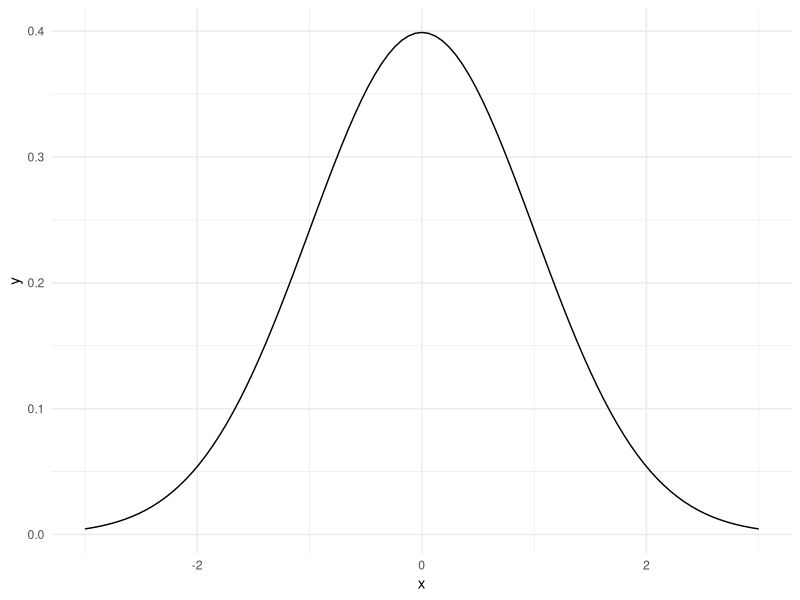
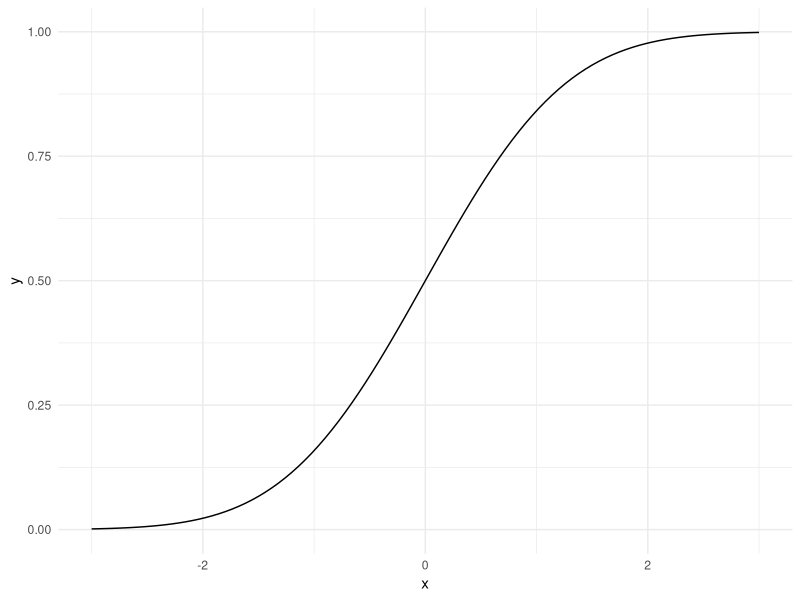

Write R code to recreate these figures, in order.
## ---- chunk 1
library(dplyr)
library(knitr)
library(kableExtra)
## ---- chunk 2

set.seed(9000) # Power level over 9000!
test_group <- c(rep("Fail", 1000), rep("Pass", 4000), rep("Pass+", 500))
test_group_mat <- model.matrix(~as.factor(test_group))
beta <- 
  (c(qlogis(.20), qlogis(.60) - qlogis(.20), qlogis(.80) - qlogis(.20))) |>
  as.matrix(ncol = 1)
hire_latent <- test_group_mat%*%beta 
hire_outcome <- rbinom(length(hire_latent), size = 1, prob = plogis(hire_latent))
hire_data <- 
  data.frame(
    TEST_OUTCOME = test_group,
    HIRE_OUTCOME = hire_outcome,
    HIRE_CATEGORY = dplyr::case_when(
      hire_outcome == 0 ~ "Turndown",
      TRUE ~ "Hire"
    )
  )

xtabs(~TEST_OUTCOME + HIRE_CATEGORY, hire_data) |> 
  prop.table() |> 
  round(3) |>
  kableExtra::kbl() |>
  kableExtra::kable_minimal()

## ---- chunk 3
xtabs(~TEST_OUTCOME + HIRE_CATEGORY, hire_data) |> 
  prop.table(1) |> 
  round(3) |>
  kableExtra::kbl(
    caption = "<em><strong>P(Selection Decision) given Assessment Outcome</strong></em>"
  ) |>
  kableExtra::kable_minimal()
## ---- chunk 4
xtabs(~TEST_OUTCOME + HIRE_CATEGORY, hire_data) |> 
  prop.table(2) |> 
  round(3) |>
  kableExtra::kbl(
    caption = "<em><strong>P(Assessment Outcome) given Selection Decision</strong></em>"
  ) |>
  kableExtra::kable_minimal()
## ---- chunk 5
ggplot2::ggplot(
  data = data.frame(x = -3:3),
  ggplot2::aes(x = x)
) + 
  ggplot2::xlim(c(-3, 3)) + 
  ggplot2::geom_function(
    fun = dnorm
  ) + 
  ggplot2::theme_minimal()
## ---- chunk 6
ggplot2::ggplot(
  data = data.frame(x = -3:3),
  ggplot2::aes(x = x)
) + 
  ggplot2::xlim(c(-3, 3)) + 
  ggplot2::geom_function(
    fun = pnorm
  ) + 
  ggplot2::theme_minimal()
